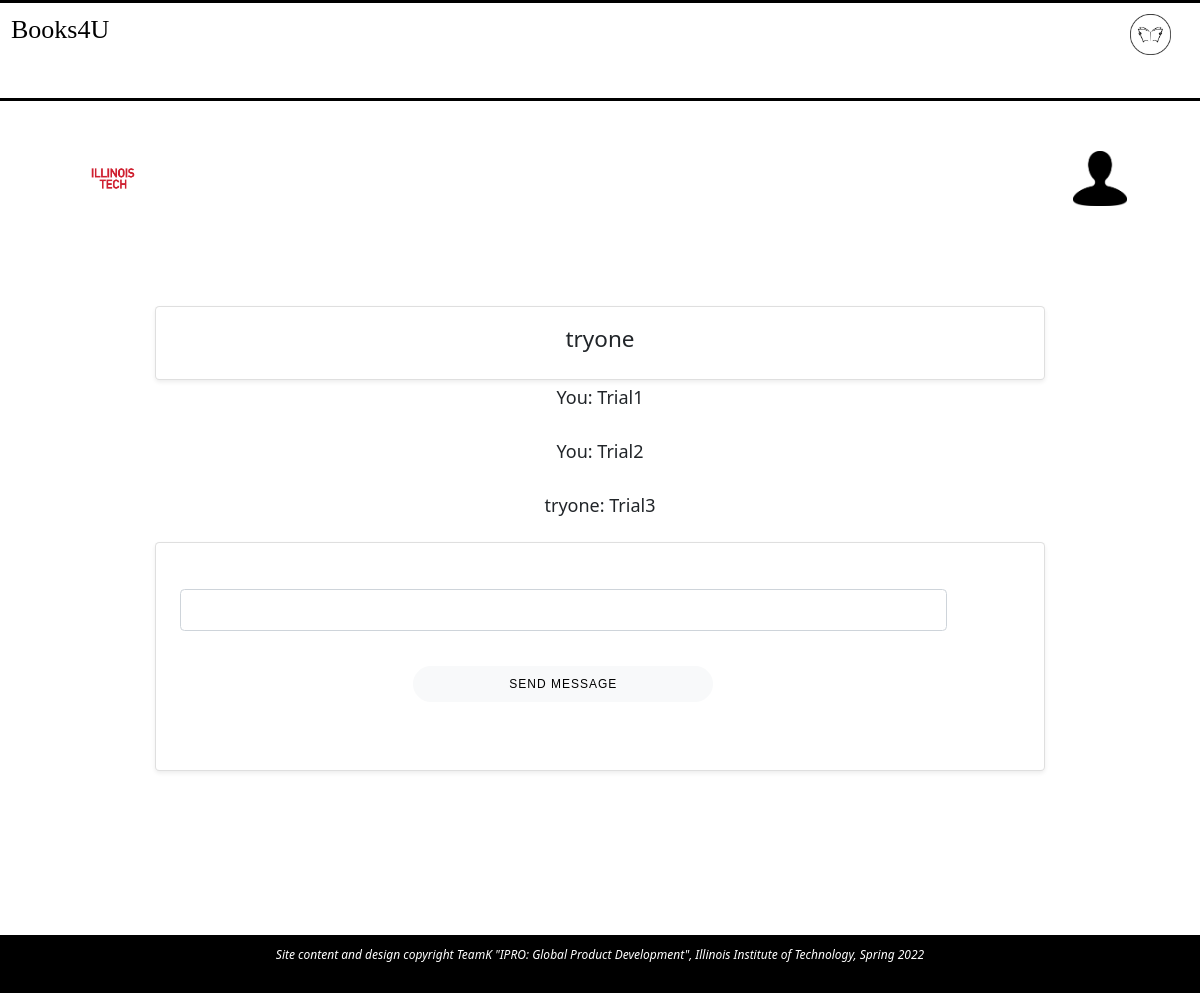
Page /Messages/2/ (signed in) on the committed database.
### Messaging_System/models.py (models this page shows)
class Chat(models.Model):
    user1 = models.ForeignKey(User, on_delete=models.CASCADE, related_name='+')
    user2 = models.ForeignKey(User, on_delete=models.CASCADE, related_name='+')
    unread1 = models.IntegerField(default=0)
    unread2 = models.IntegerField(default=0)

class Message(models.Model):
    chat = models.ForeignKey('Chat', related_name='+', on_delete=models.CASCADE, blank=True, null=True)
    sender = models.ForeignKey(User, on_delete=models.CASCADE, related_name='+')
    receiver = models.ForeignKey(User, on_delete=models.CASCADE, related_name='+')
    body = models.CharField(max_length=1000)
    date = models.DateTimeField(auto_now_add=True)

### Messaging_System/views.py (the view)
# urls.py: path('Messages/<int:pk>/', messaging_views.showMessages, name='chat'),
def showMessages(request, pk):
    if not request.user.is_authenticated:
        return redirect('login')
    if request.method == "GET":
        form = messageForm()
        chat = Chat.objects.get(pk = pk)
        message_list = Message.objects.filter(chat__pk__contains = pk)
        if chat.user1 == request.user:
            temp = 0
            chat.unread1 = temp
            chat.save(update_fields=['unread1'])
        if chat.user2 == request.user:
            temp = 0
            chat.unread2 = temp
            chat.save(update_fields=['unread2'])
        context = {
            'chat': chat,
            'form': form,
            'message_list': message_list
        }
        return render(request, 'Messaging_System/chat.html', context)

### User_Registration/forms.py
class messageForm(forms.Form):
    message = forms.CharField(label='', max_length=1000)

### Messaging_System/templates/Messaging_System/chat.html (shortened to what this page needs)
<!DOCTYPE html>
<html class="messages" id="chat">
    <head>
        <link rel="stylesheet" href="../../../static/css/screen.css"/>
        <link rel="stylesheet" href="https://use.fontawesome.com/releases/v5.8.2/css/all.css">
        <link href="https://cdn.jsdelivr.net/npm/bootstrap@5.0.0-beta1/dist/css/bootstrap.min.css"
        rel="stylesheet">
    </head>
    {% load crispy_forms_tags %}
    {% block content %}
    <body>
      <header>
        <h1 id="site-name">Books4U</h1>
        <figure>
          <img id="logo" src="../../../../static/assets/booklogo.png" alt="Books4U logo"/>
        </figure>
      </header>
    <main class="container">
      <aside class="" id="user-header">
        <ul class="flex-container">
        <li>
          <figure>
          <img src="../../../../static/assets/ILTECH_red_stacked.png" alt="university official logo"
          class ="flex-item" id="university-logo"/>
        </figure>
        </li>
        <li>
          <figure>
            <a class="ml-2" href="{% url 'account' %}"><img src="../../../../static/assets/account-icon.png"
              alt="icon to access account settings"
              id="my-account" class="grid-item"/></a>
          </figure>
        </li>
        </ul>
      </aside>
        <article class="row">
            <div class="card col-md-12 mt-5 p-3 shadow-sm">
                {%if chat.user1 == request.user %}
                <h5>{{ chat.user2 }}</h5><a class="stretched-link" href="{% url 'chat' chat.pk %}"></a>
                {% endif %}
            </div>
        </article>
        {% for message in message_list %}
        <article class="row">
            <div class="col-md-12 my-1">
                {% if message.sender == request.user %}
                    <div class="col-md-12">
                      <p>You: {{ message.body }}</p>
                    </div>
                {% elif message.receiver == request.user%}
                    <div class="col-md-12">
                      <p>{{message.sender}}: {{ message.body }}</p>
                    </div>
                {% endif %}
            </div>
        </article>
        {% endfor %}
        <article class="row">
            <div class="card col-md-12 p-3 shadow-sm">
                <form method="POST" action="{% url 'NewMessage' chat.pk %}">
                    {{ form | crispy }}
                    <fieldset class="d-grid gap-2 mt-3">
                        <button class="button btn-light" type="submit">Send Message</button>
                    </fieldset>
                </form>
            </div>
        </article>
    </main>
    <footer id="footer">
      <p>Site content and design copyright TeamK "IPRO: Global Product Development",
        Illinois Institute of Technology, Spring 2022</p>
    </footer>
    {% endblock content %}
  </body>
</html>

### static/css/screen.css (style rules this page uses)
a,abbr,acronym,address,applet,article,aside,audio,b,big,blockquote,body,canvas,caption,center,cite,code,dd,del,details,dfn,div,dl,dt,em,embed,fieldset,figcaption,figure,footer,form,h1,h2,h3,h4,h5,h6,header,hgroup,html,i,iframe,img,ins,kbd,label,legend,li,mark,menu,nav,object,ol,output,p,pre,q,ruby,s,samp,section,small,span,strike,strong,sub,summary,sup,table,tbody,td,tfoot,th,thead,time,tr,tt,u,ul,var,video { margin:0;padding:0;border:0;font:inherit;vertical-align:baseline }
article,aside,details,figcaption,figure,footer,header,hgroup,main,menu,nav,section { display:block }
html { line-height:1 }
body { line-height:inherit }
ol,ul { list-style:none }
* { box-sizing: border-box; }
html { font-family: "Didot", serif; font-size: 18px; line-height: 22px; }
header { display: flex; justify-content: space-between; padding: 11px; border-top: solid; border-bottom: solid; border-style: solid; border-color: black; }
header > * { width: 15%; }
#site-name { font-family: "American Typewriter", serif; font-weight: normal; font-size: 26px; }
h1 { font-weight: bolder; color: black; font-size: 26px; line-height: 28px; padding-bottom: 33px; }
img { width: 65%; }
a, .a { font-family: "American Typewriter", serif; color: red; letter-spacing: 1px; font-size: 12px; }
main { padding-top: 44px; padding-left: 22px; padding-right: 22px; padding-bottom: 44px; }
.flex-container { margin-bottom: 11px; display: flex; flex-direction: row; justify-content: space-between; align-items: center; }
.flex-container > * { padding: 6px; font-size: 14px; flex: 0 0 60px; }
.button, a.button { font-family: Arial; font-weight: normal; text-decoration: none; border: 1px; background-color: gray; border-radius: 20px; color: white; border-style:solid; border-color: #D3D3D3; padding: 8px; width: 100%; letter-spacing: 1px; font-size: 12px; padding: 8px; margin-bottom: 15px; }
form { padding-top: 22px; padding-bottom: 44px; margin-left: auto; margin-right: auto; width: 90%; }
form > * { display: inline-block; }
form > fieldset { display: block; box-sizing: content-box; padding: 6px; }
.form-group { margin-bottom: 11px; }
footer { background-color: black; color: white; padding: 11px; margin-top: 22px; font-size: 12px; text-align: center; font-style: italic; margin-top: 120px; }
aside > ul > li { list-style: none; }
aside { margin-bottom: 22px; }
p { text-align: center; }
form > * { margin: auto; margin: 6px; width: 90%; }
#main-messages button, .messages .button { text-transform: uppercase; margin: auto; width: 80%; }
.messages h5, .messagges h3 { text-align: center; }
@media screen and (min-width: 500px) { img { width: 80%; } }
@media screen and (min-width: 500px) { .flex-container > * { padding: 6px; font-size: 16px; flex: 0 0 90px; } }
@media screen and (min-width: 500px) { header > * { width: 5%; } }
@media screen and (min-width: 500px) { .button, a.button { width: 75%; display: grid; margin: auto; margin-bottom: 15px; } }
@media screen and (min-width: 500px) { img { width: 70%; } }
@media screen and (min-width: 700px) { .button, a.button { border-radius: 50px; } }
@media screen and (min-width: 700px) { form { width: 60%; } }
@media screen and (min-width: 700px) { .messages form { width: 100%; } }
@media screen and (min-width: 700px) { #main-messages button, .messages .button { width: 80%; } }
@media screen and (min-width: 700px) { #chat .row { width: 80%; margin: auto; } }
@media screen and (min-width: 1000px) { .button { max-width: 300px; } }
@media screen and (min-width: 1000px) { #main-messages button, .messages .button { width: 80%; } }
@media screen and (min-width: 1000px) { fieldset > * { flex-direction: row; flex-flow: column-reverse; } }
@media screen and (min-width: 1000px) { form { width: 40%; } }
@media screen and (min-width: 1000px) { .messages form { width: 100%; } }

### rows in the picture
Chat: user2 "tryone"
Message: body "Trial1"
Message: body "Trial2"
Message: sender "tryone", body "Trial3"
